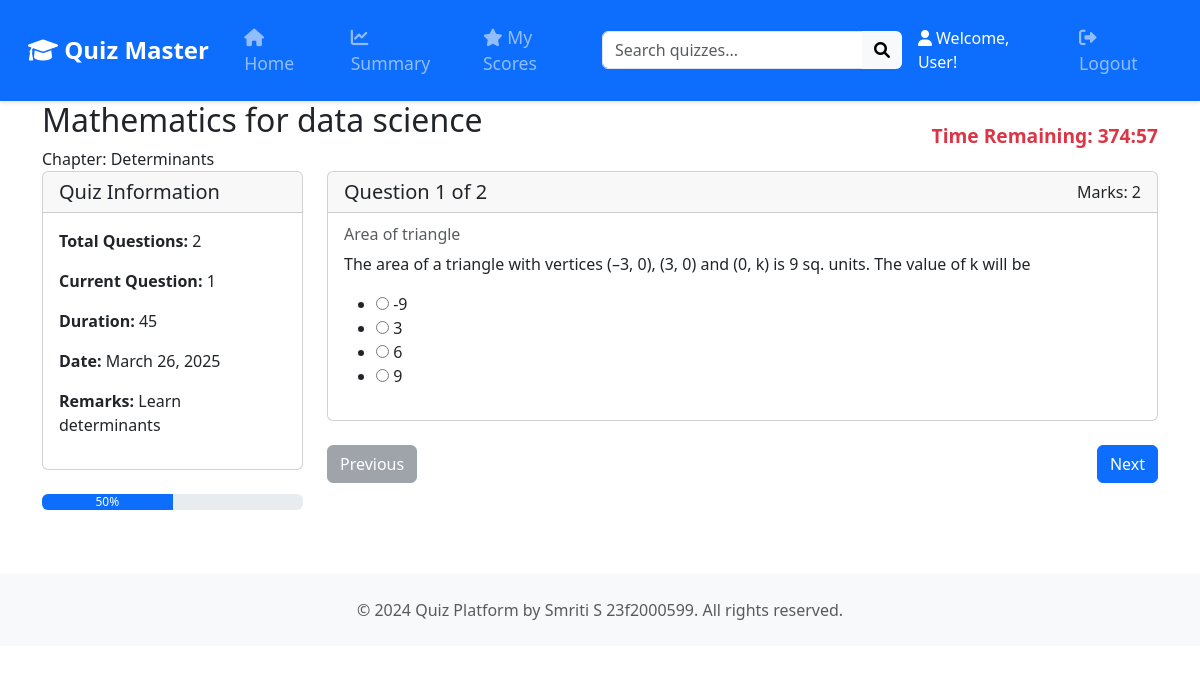
/quiz/start/1 (signed in), run on the app's committed database.
### database.py (models this page shows)
class Subject(db.Model):
    id = db.Column(db.Integer, primary_key=True)
    name = db.Column(db.String(100), unique=True, nullable=False)
    description = db.Column(db.Text, nullable=False)
    chapters = db.relationship('Chapter', backref='subject', cascade="all, delete-orphan", lazy=True) #When lazy=True (or lazy='select'), SQLAlchemy does not load related objects immediately. Instead, it loads them only when accessed.

class Chapter(db.Model):
    id = db.Column(db.Integer, primary_key=True)
    name = db.Column(db.String(100), nullable=False)
    description = db.Column(db.Text, nullable=False)
    subject_id = db.Column(db.Integer, db.ForeignKey('subject.id'), nullable=False)
    questions = db.relationship('Quiz', backref='chapter', cascade="all, delete-orphan", lazy=True)

class Quiz(db.Model):
    id = db.Column(db.Integer, primary_key=True)
    chapter_id = db.Column(db.Integer, db.ForeignKey('chapter.id'), nullable=False)
    date_of_quiz =db.Column(db.Date)
    time_duration = db.Column(db.String(10))
    remarks= db.Column(db.Text)
    questions= db.relationship('Question', backref='quiz', cascade="all, delete-orphan", lazy=True)
    scores = db.relationship('Score', backref='quiz', lazy=True)

class Question(db.Model):
    id = db.Column(db.Integer, primary_key=True)
    quiz_id = db.Column(db.Integer, db.ForeignKey('quiz.id'), nullable=False)
    title = db.Column(db.String(200))
    question = db.Column(db.Text)
    marks = db.Column(db.Integer, default=1)
    options = db.relationship('Option', backref='question', cascade="all, delete-orphan", lazy=True)

class Option(db.Model):
    id = db.Column(db.Integer, primary_key=True)
    question_id = db.Column(db.Integer, db.ForeignKey('question.id'), nullable=False)
    option_text = db.Column(db.Text, nullable=False)
    is_correct = db.Column(db.Boolean, default=False)

### apis.py (the view)
    @app.route('/quiz/start/<int:quiz_id>')
    @app.route('/quiz/start/<int:quiz_id>/<int:question_number>')
    @login_required
    def start_quiz(quiz_id, question_number=1):
        quiz = Quiz.query.options(
            db.joinedload(Quiz.chapter).joinedload(Chapter.subject),
            db.joinedload(Quiz.questions).joinedload(Question.options)
        ).get_or_404(quiz_id)
        if 'quiz_start_time' not in session:
            session['quiz_start_time'] = datetime.now(IST).strftime('%Y-%m-%d %H:%M:%S')
            session['answers'] = {}
        start_time = datetime.strptime(session['quiz_start_time'], '%Y-%m-%d %H:%M:%S')
        start_time = IST.localize(start_time)
        current_time = datetime.now(IST)
        time_elapsed = current_time - start_time
        try:
            if ':' in quiz.time_duration:
                hours, minutes = map(int, quiz.time_duration.split(':'))
                total_minutes = hours * 60 + minutes
            else:
                total_minutes = int(quiz.time_duration)
        except (ValueError, TypeError):
            total_minutes = 60
        time_left = timedelta(minutes=total_minutes) - time_elapsed
        if time_left.total_seconds() <= 0:
            return redirect(url_for('submit_quiz', quiz_id=quiz_id))
        questions = quiz.questions
        if not questions:
            return redirect(url_for('user_dashboard'))
        current_question = min(max(1, question_number), len(questions))
        question = questions[current_question - 1]
        minutes_left = int(time_left.total_seconds() // 60)
        seconds_left = int(time_left.total_seconds() % 60)
        time_left_str = f"{minutes_left}:{seconds_left:02d}"
        return render_template('quiz.html',
                            quiz=quiz,
                            question=question,
                            current_question=current_question,
                            total_questions=len(questions),
                            time_left=time_left_str)

### apis.py (called while the page is built)
def login_required(f):
    @wraps(f)
    def decorated_function(*args, **kwargs):
        if 'user_id' not in session:
            flash('Please login first.', 'error')
            return redirect(url_for('login'))
        return f(*args, **kwargs)
    return decorated_function

### templates/quiz.html (shortened to what this page needs)
<!DOCTYPE html>
<html lang="en">
<head>
    <link href="https://cdn.jsdelivr.net/npm/bootstrap@5.3.0/dist/css/bootstrap.min.css" rel="stylesheet">
</head>
<body>
    {% include 'user_navbar.html' %}
    <div class="quiz-header">
        <div class="container">
            <div class="row align-items-center">
                <div class="col-md-6">
                    <h2>{{ quiz.chapter.subject.name }}</h2>
                    <p class="mb-0">Chapter: {{ quiz.chapter.name }}</p>
                </div>
                <div class="col-md-6 text-md-end">
                    <div class="timer" id="timer">
                    </div>
                </div>
            </div>
        </div>
    </div>
        <div class="container mb-5">
            <div class="row">
                <div class="col-md-3">
                    <div class="card mb-4">
                        <div class="card-header">
                            <h5 class="card-title mb-0">Quiz Information</h5>
                        </div>
                        <div class="card-body">
                            <p><strong>Total Questions:</strong> {{ total_questions }}</p>
                            <p><strong>Current Question:</strong> {{ current_question }}</p>
                            <p><strong>Duration:</strong> {{ quiz.time_duration }}</p>
                            <p><strong>Date:</strong> {{ quiz.date_of_quiz.strftime('%B %d, %Y') }}</p>
                            {% if quiz.remarks %}
                            <p><strong>Remarks:</strong> {{ quiz.remarks }}</p>
                            {% endif %}
                        </div>
                    </div>
                    <div class="progress mb-3">
                        <div class="progress-bar" role="progressbar" style="width: {{ (current_question / total_questions) * 100 }}%;">
                            {{ ((current_question / total_questions) * 100)|round|int }}%
                        </div>
                    </div>
                </div>
                <div class="col-md-9">
                    <form action="{{ url_for('handle_quiz', quiz_id=quiz.id, question_number=current_question) }}" method="POST">
                        <div class="card question-card">
                            <div class="card-header d-flex justify-content-between align-items-center">
                                <h5 class="card-title mb-0">
                                    Question {{ current_question }} of {{ total_questions }}
                                </h5>
                                <span class="marks-badge">Marks: {{ question.marks }}</span>
                            </div>
                            <div class="card-body">
                                {% if question.title %}
                                <h6 class="card-subtitle mb-2 text-muted">{{ question.title }}</h6>
                                {% endif %}
                                <p class="question-text">{{ question.question }}</p>
                                <ul class="options-list">
                                    {% for option in question.options %}
                                    <li>
                                        <label class="option-item">
                                            <input type="radio"
                                                   name="answer"
                                                   value="{{ option.id }}"
                                                   {% if session.get('answers', {}).get(question.id|string) == option.id|string %}checked{% endif %}>
                                            {{ option.option_text }}
                                        </label>
                                    </li>
                                    {% endfor %}
                                </ul>
                            </div>
                        </div>
                        <div class="d-flex justify-content-between mt-4">
                            {% if current_question > 1 %}
                            <a href="{{ url_for('start_quiz', quiz_id=quiz.id, question_number=current_question-1) }}"
                               class="btn btn-secondary">Previous</a>
                            {% else %}
                            <button type="button" class="btn btn-secondary" disabled>Previous</button>
                            {% endif %}
                                {% if current_question < total_questions %}
                                <button type="submit" name="action" value="next" class="btn btn-primary">Next</button>
                                {% else %}
                                <button type="submit" name="action" value="submit" class="btn btn-success">Submit Quiz</button>
                                {% endif %}
                            </form>
                        </div>
                </div>
            </div>
    <footer class="bg-light py-4 mt-auto">
        <div class="container text-center">
            <p class="text-muted mb-0">© 2024 Quiz Platform by Smriti S 23f2000599. All rights reserved.</p>
        </div>
    </footer>
</body>
</html>

### templates/quiz.html (style rules this page uses)
.timer { font-size: 1.2rem; font-weight: bold; color: #dc3545; }

### data on the page
Subject: chapter.subject.name "Mathematics for data science"
Chapter: chapter.name "Determinants"
Quiz: time_duration "45", date_of_quiz "March 26, 2025", remarks "Learn determinants"
Question: marks "2", title "Area of triangle", question "The area of a triangle with vertices (–3, 0), (3, 0) and (0, k) is 9 sq. units. The value of k will be"
Option: answer "☐ -9", option_text "-9"
Option: answer "☐ 3", option_text "3"
Option: answer "☐ 6", option_text "6"
Option: answer "☐ 9", option_text "9"

### other printed values
{{ session.get('username', 'User') }} "User"
{{ total_questions }} "2"
{{ current_question }} "1"
{{ ((current_question / total_questions) * 100)|round|int }} "50"
